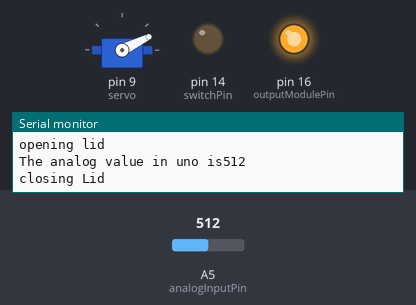
The sketch below on a simulated Arduino Uno, built with avr-gcc and run on an emulated ATmega328P. Parts: servo, output pins drawn as LEDs (lit = HIGH), the last lines printed to the serial monitor. Inputs (shaded band) come from the test bench; at power-on: A5 (analogInputPin) = 512.

Above: at 2.1 s.
2.2 s: A5 (analogInputPin) set to 108
At 3.16 s:
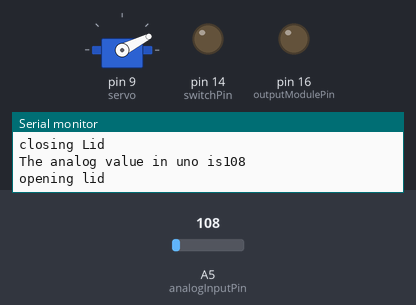
6.9 s: A5 (analogInputPin) set to 96
At 7.68 s:
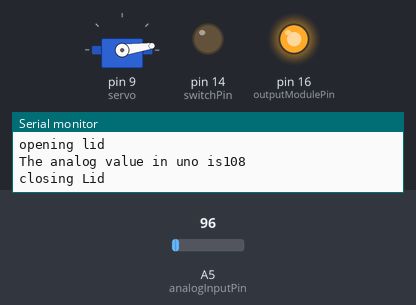
At 8.3 s:
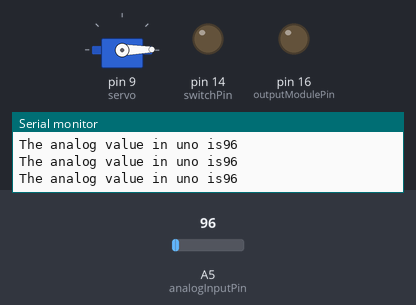
Timing chart, 0 to 9.9 s (numbered marks = the images above; inputs shaded):
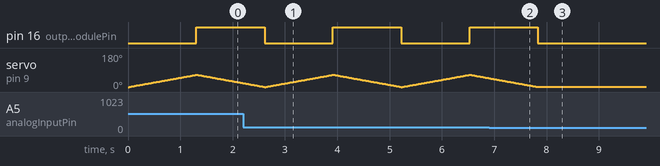

The sketch:

wecan.ino
```cpp
#include<Servo.h>

Servo servo;

const int switchPin = 14;
const int outputModulePin = 16;
const int analogInputPin = 19;
int lid_status = 0 ;
int analog ;


void setup()
{
  Serial.begin(9600);
  pinMode(switchPin, OUTPUT);
  pinMode(outputModulePin, OUTPUT);
  digitalWrite(outputModulePin, LOW);
  servo.attach(9);
  servo.write(0);


}

void loop()
{
  analog = analogRead(analogInputPin);
  Serial.println("The analog value in uno is" + String(analog));


  int val = digitalRead(switchPin);


  if (val == 1 )
  {
    if (lid_status == 0)
    {
      open_lid();
    }
    else if (lid_status == 1)
    {
      close_lid();
    }

  }
  else if(analog > 100)
  {
    if (lid_status == 0)
    {
      open_lid();
    }
    else if (lid_status == 1)
    {
      close_lid();
    }

  }


}


void open_lid()
{
  Serial.println("opening lid");
  for (int i = 0 ; i < 65 ; i++)
  {
    servo.write(i);
    delay(20);
  }

  lid_status = 1;
  analog = 0;
  digitalWrite(outputModulePin, HIGH);
}

void close_lid()
{
  Serial.println("closing Lid");
  for (int j = 65 ; j > 0 ; j--)
  {
    servo.write(j);
    analog = 0 ;
    delay(20);
  }

  lid_status = 0;
  digitalWrite(outputModulePin, LOW);
}
```

Measured:
- the behaviour switches between 101 and 100 on A5 (analogInputPin) (found by bisection; images 1 and 2)
- after the input at 6.9 s, pin 16 (outputModulePin): goes on until 7.8 s, then stays LOW; servo on pin 9 (servo): goes on until 7.8 s, then stays 1°
- by itself, pin 16 (outputModulePin): alternates HIGH for 1.3 s and LOW for 1.3 s
